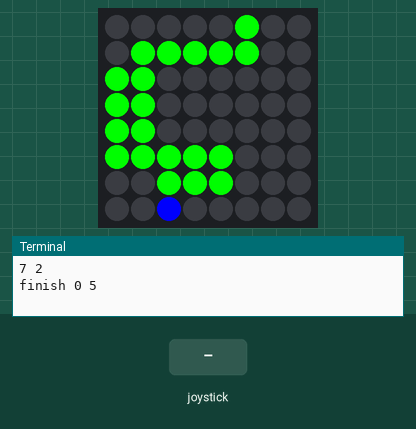
Recording of a program running on a simulated Raspberry Pi (BCM pin numbers) with a Sense HAT. Shown: the Sense HAT's 8×8 RGB LED matrix, the last lines printed to the terminal. Inputs (shaded band) come from the test bench. Random numbers come from a fixed seed.

Above: at 10.1 s.
At 14.2 s:
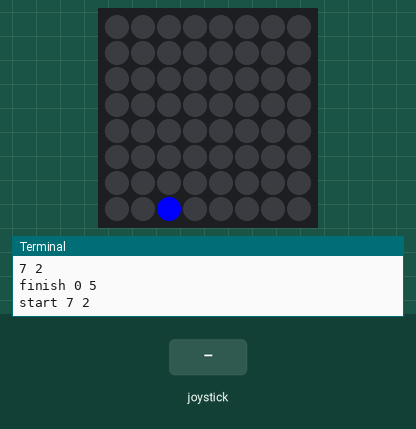
14.3 s: joystick pushed left
At 15.5 s:
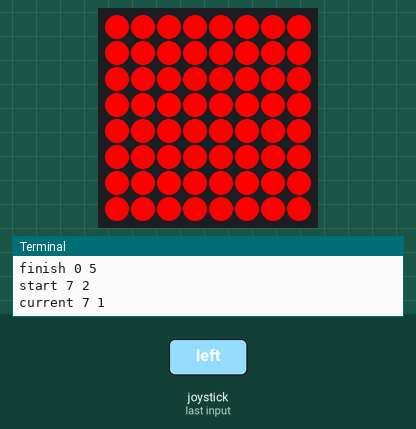
15.8 s: joystick pushed right
At 16.7 s:
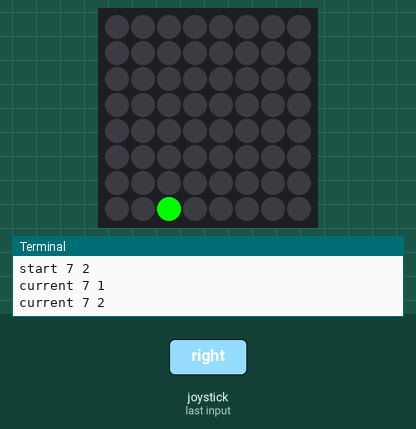
17.3 s: joystick pushed up
At 17.9 s:
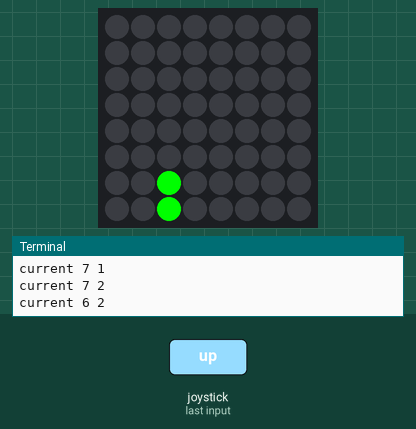
18.8 s: joystick pushed up
20.3 s: joystick pushed left
At 21.4 s:
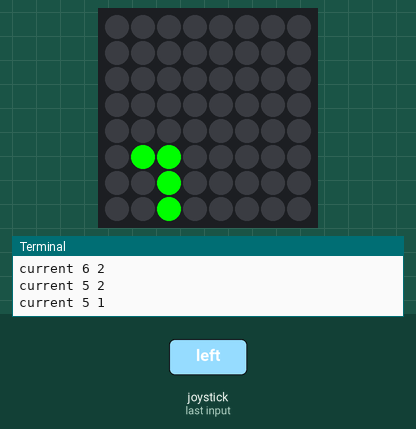
21.8 s: joystick pushed up
Timing chart, 0 to 24.3 s (numbered marks = the images above; inputs shaded):
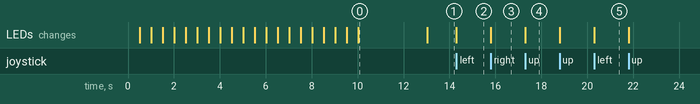

The program:

michaelalex.py
```python
from sense_hat import SenseHat, ACTION_PRESSED, ACTION_RELEASED
from random import randint
from time import sleep
sense = SenseHat()

player = 1
player1_points = 0
player2_points = 0
direction_num = 3

a_cord = ""

list_cords = []

length_of_list = len(list_cords)

r = (255, 0, 0)
g = (0, 255, 0)
b = (0, 0, 0)
c = (0, 0, 255)

x = randint(0, 7)
y = 7


cord1 = y
cord2 = x


grid = [
    [b, b, b, b, b, b, b, b],
    [b, b, b, b, b, b, b, b],
    [b, b, b, b, b, b, b, b],
    [b, b, b, b, b, b, b, b],
    [b, b, b, b, b, b, b, b],
    [b, b, b, b, b, b, b, b],
    [b, b, b, b, b, b, b, b],
    [b, b, b, b, b, b, b, b]
]


def player_rotation():
  global player
  if player == 1:
    player = 2
  elif player == 2:
    player = 1

def check_cords():
  print(list_cords)
  if [y,x] in list_cords:
    print(y,x)
    grid[y][x] = g
    sense.set_pixels(sum(grid, []))
  else:
    wrong()


def cords(y,x):
    list_cords.append([y,x])

def right(x):
  if x < 7:
    x += 1
    sleep(0.5)
  return x

def left(x):
  if x > 0:
    x -= 1
    sleep(0.5)
  return x

def forward(y):
  if y > 0:
    y -= 1
    sleep(0.5)
  return y

def wrong():
    grid_wrong = [
        [r, r, r, r, r, r, r, r],
        [r, r, r, r, r, r, r, r],
        [r, r, r, r, r, r, r, r],
        [r, r, r, r, r, r, r, r],
        [r, r, r, r, r, r, r, r],
        [r, r, r, r, r, r, r, r],
        [r, r, r, r, r, r, r, r],
        [r, r, r, r, r, r, r, r]
    ]
    sense.set_pixels(sum(grid_wrong, []))

def correct():
    grid_correct = [
        [g, g, g, g, g, g, g, g],
        [g, g, g, g, g, g, g, g],
        [g, g, g, g, g, g, g, g],
        [g, g, g, g, g, g, g, g],
        [g, g, g, g, g, g, g, g],
        [g, g, g, g, g, g, g, g],
        [g, g, g, g, g, g, g, g],
        [g, g, g, g, g, g, g, g]
    ]

    sense.set_pixels(sum(grid_correct, []))
    if player == 1:
      player1_points += 1
    elif player == 2:
      player2_points += 1

def check_cords():
    print("current",y,x)
    if [y,x] in list_cords:
        grid[y][x] = g
        sense.set_pixels(sum(grid, []))
        if [y,x] == finish:
            sense.clear(g)
            sleep(3)
            sense.clear(b)
            if player == 1:
                player
    else:
        wrong()

#Main code

print(y,x)
grid[y][x] = c  # y is row, x is column

cords(y,x)

sense.set_pixels(sum(grid, []))


#the stuff above is movement for when the joystick comes into play and path generation


while y != 0:
  direction = randint(0,2)
  if direction == 0:
    if direction_num != 1:
      x = right(x)
      grid[y][x] = g
      sense.set_pixels(sum(grid, []))
      direction_num = 0
      cords(y,x)

  elif direction == 1:
    if direction_num != 0:
      x = left(x)
      grid[y][x] = g
      sense.set_pixels(sum(grid, []))
      direction_num = 1
      cords(y,x)

  else:
    y = forward(y)
    grid[y][x] = g
    sense.set_pixels(sum(grid, []))
    direction_num = 3
    cords(y,x)
finish = [y,x]
print("finish",y,x)

sleep(3)

grid = [
    [b, b, b, b, b, b, b, b],
    [b, b, b, b, b, b, b, b],
    [b, b, b, b, b, b, b, b],
    [b, b, b, b, b, b, b, b],
    [b, b, b, b, b, b, b, b],
    [b, b, b, b, b, b, b, b],
    [b, b, b, b, b, b, b, b],
    [b, b, b, b, b, b, b, b]
]

grid[cord1][cord2] = c
sense.set_pixels(sum(grid, []))


player_rotation()


# need to do player 1 or 2 stuff
# need to do a points system
# need to test on a pi
# need to do a green screen if the whole path is correct( reaches the only dot and back line)
# introduction (name, instructions)

y = cord1
x = cord2
print("start",y,x)
while True:
    event = sense.stick.wait_for_event(emptybuffer=True)
    #for event in sense.stick.get_events():
    if event.action == ACTION_PRESSED:
        if event.direction == "up":
            y -= 1
            check_cords()


        elif event.direction == "right":
            x += 1
            check_cords()


        elif event.direction == "left":
            x -= 1
            check_cords()
    sleep(0.1)
```

Measured:
- after the input at 14.3 s, the LEDs: change at once (image 2)
- after the input at 15.8 s, the LEDs: change at once (image 3)
- after the input at 17.3 s, the LEDs: change at once (image 4)
- after the input at 20.3 s, the LEDs: change at once (image 5)
- what the display in image 0 shows lasts 3.0 s, from 10.0 s to 13.0 s
